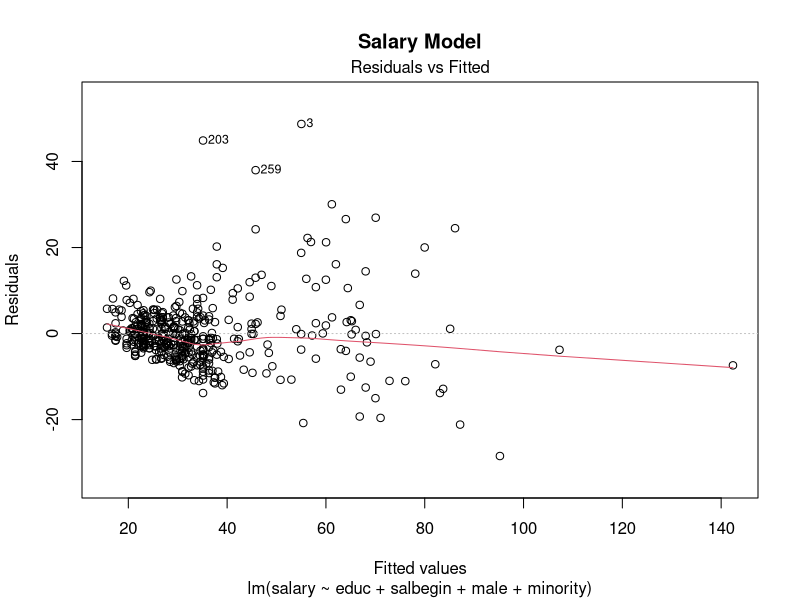
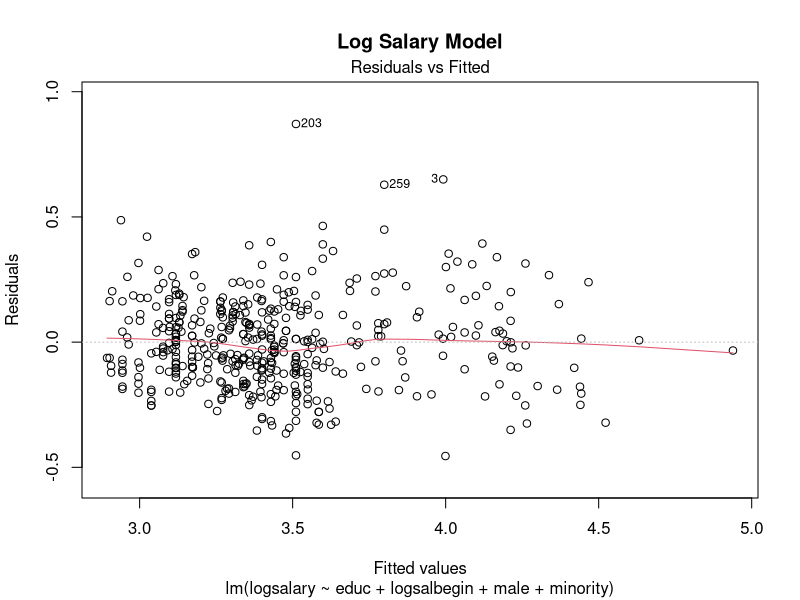

The R script that drew these images, in order: (Note: this script raises an error after producing the figures.)
## ---- chunk 1
knitr::opts_chunk$set(echo = TRUE)
## ---- chunk 2
library(readr)
data2 <- read_csv("data2.csv")
salary <- data2$salary
logsalary <- data2$lsalary
educ <- data2$educ
salbegin <- data2$salbegin
logsalbegin <- data2$lsalbegin
male <- data2$male
minority <- data2$minority
## ---- chunk 3
model1 <- lm(salary ~ educ + salbegin + male + minority)
model2 <- lm(logsalary ~ educ + logsalbegin + male + minority)
summary(model1) ; summary(model2)
## ---- chunk 4
plot(model1, which = 1, main = "Salary Model")
plot(model2, which = 1, main = "Log Salary Model")
## ---- chunk 5
y_hat1 <- -6.9323 + 0.9933*educ + 1.6082*salbegin + 1.8309*male - 1.7254*minority
y_hat2 <- 0.84913 + 0.02358*educ + 0.82073*logsalbegin + 0.04547*male - 0.04186*minority
## ---- chunk 6
y_hat1_squared <- y_hat1^2
y_hat1_cubed <- y_hat1^3
y_hat2_squared <- y_hat2^2
y_hat2_cubed <- y_hat2^3
## ---- chunk 7
regreset1 <- lm(salary ~ educ + salbegin + male + minority + y_hat1_squared + y_hat1_cubed)
## ---- chunk 8
regreset2 <- lm(logsalary ~ educ + logsalbegin + male + minority + y_hat2_squared + y_hat2_cubed)
## ---- chunk 9
waldtest(regreset1, vcov = vcov(regreset1), terms = c("y_hat1_squared", "y_hat1_cubed")) #tester manuelt om de hver især er = 0
waldtest(regreset2, vcov = vcov(regreset2), terms = c("y_hat2_squared", "y_hat2_cubed"))   #tester manuelt om de hver især er = 0
## ---- chunk 10
library(lmtest)
resettest(model1)
resettest(model2)
